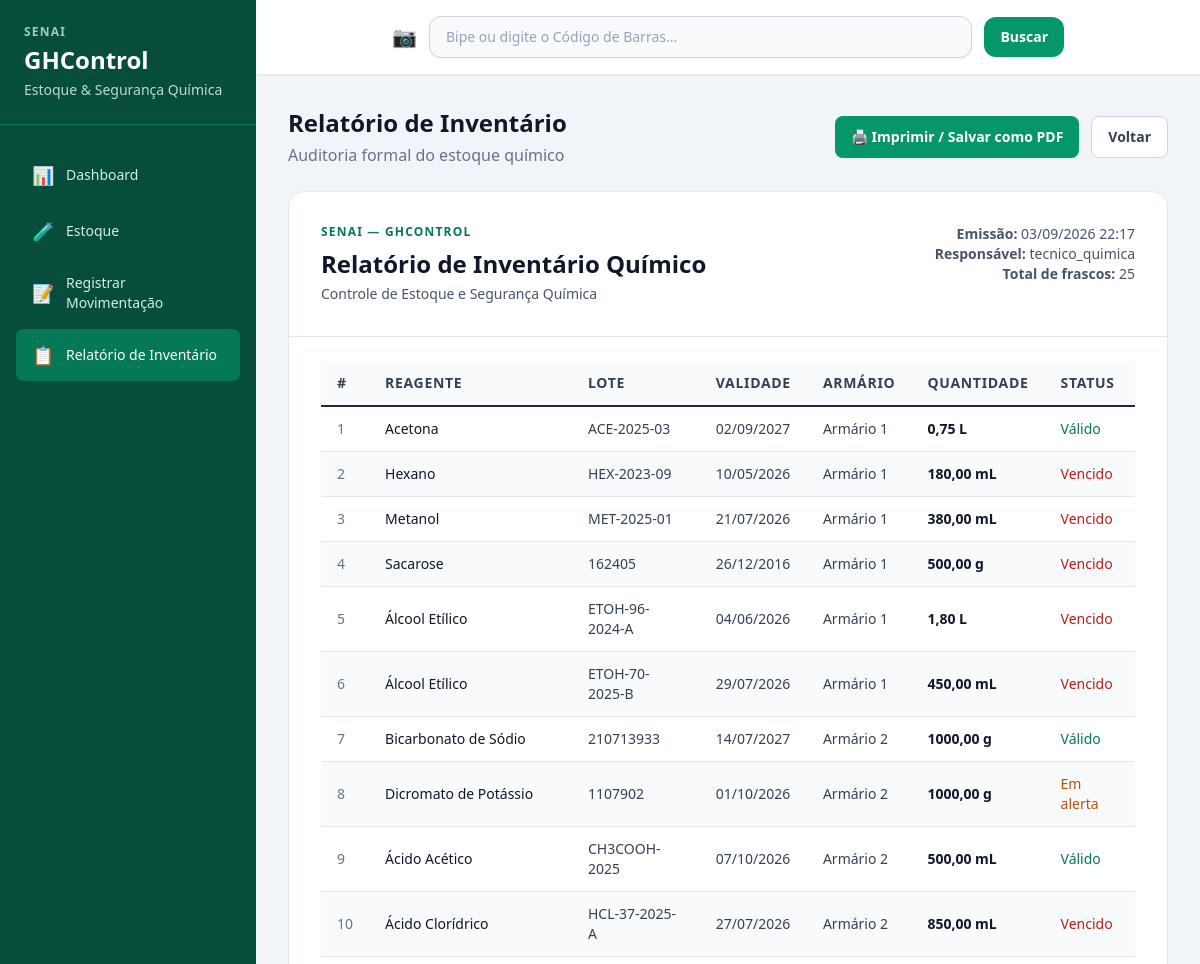
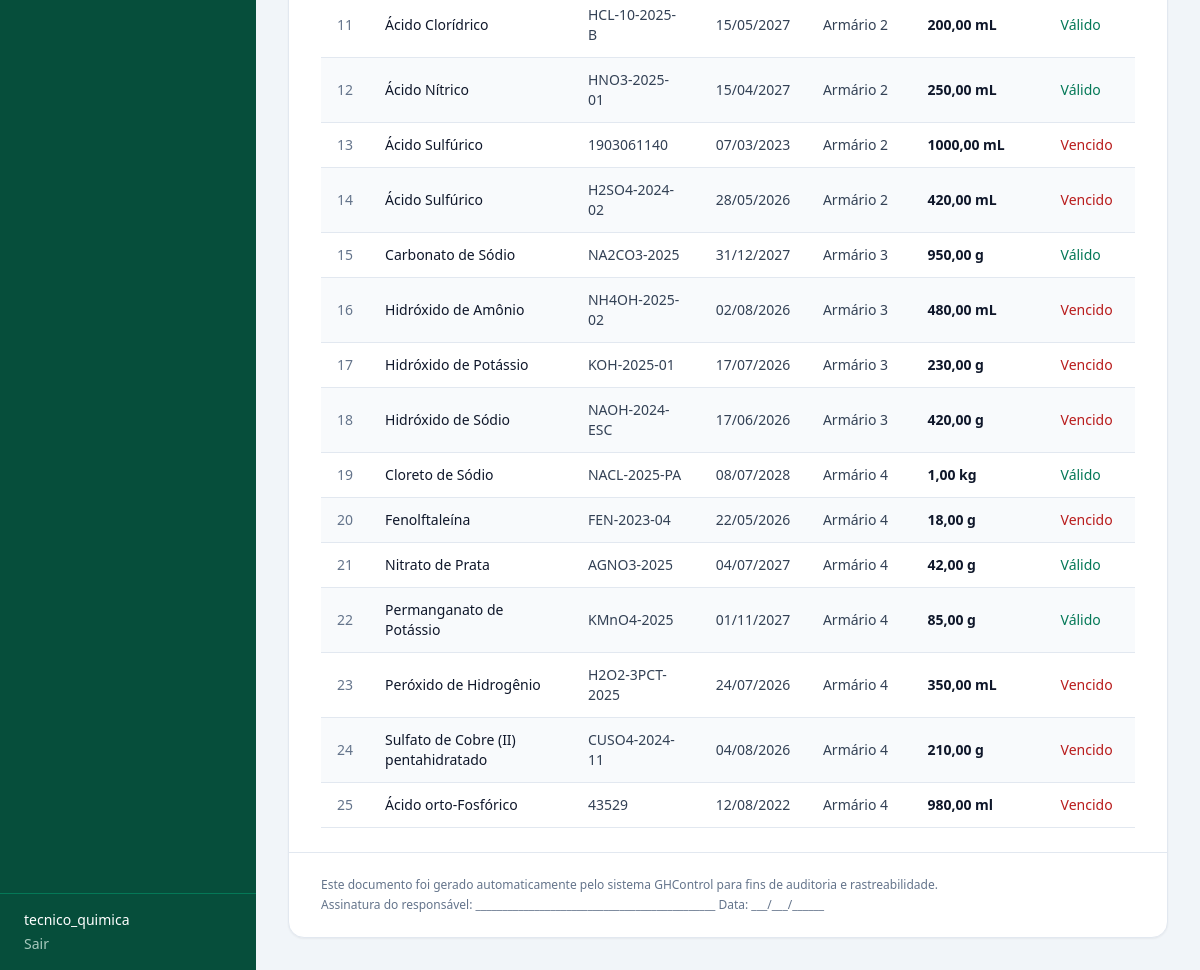
Screenshot of /estoque/relatorio/ (signed in) with the database file from the repository (2 pictures, top to bottom).
### estoque/models.py (models this page shows, shortened)
class ItemEstoque(models.Model):
    reagente = models.ForeignKey(
        Reagente,
        on_delete=models.PROTECT,
        related_name='itens_estoque',
        verbose_name='Reagente',
        help_text='Reagente do catálogo ao qual este frasco pertence.',
    )
    lote = models.CharField(
        max_length=100,
        verbose_name='Lote',
        help_text='Identificação do lote de fabricação.',
    )
    validade = models.DateField(
        verbose_name='Validade',
        help_text='Data de validade do frasco.',
    )
    quantidade = models.DecimalField(
        max_digits=10,
        decimal_places=2,
        verbose_name='Quantidade',
        help_text='Volume ou massa disponível no frasco.',
    )
    qtd_unidade = models.CharField(
        max_length=20,
        verbose_name='Unidade da quantidade',
        help_text='Unidade de medida da quantidade (ex.: ml, g, L).',
    )
    concentracao = models.DecimalField(
        max_digits=10,
        decimal_places=4,
        verbose_name='Concentração',
        help_text='Concentração deste frasco específico.',
    )
    conc_unidade = models.CharField(
        max_length=20,
        verbose_name='Unidade da concentração',
        help_text='Unidade da concentração (ex.: %, M, N).',
    )
    fornecedor = models.CharField(
        max_length=200,
        verbose_name='Fornecedor',
        help_text='Nome do fornecedor do frasco.',
    )
    codigo_barras = models.CharField(
        max_length=100,
        blank=True,
        verbose_name='Código de barras',
        help_text='Código de barras do frasco, se houver.',
    )
    armario = models.ForeignKey(
        Armario,
        on_delete=models.PROTECT,
        related_name='itens_estoque',
        verbose_name='Armário',
        help_text='Localização física (prateleira/armário) do frasco.',
    )
    class Meta:
        verbose_name = 'Item de estoque'
        verbose_name_plural = 'Itens de estoque'
        ordering = ['reagente__nome', 'validade']

class Reagente(models.Model):
    nome = models.CharField(
        max_length=200,
        verbose_name='Nome',
        help_text='Nome do reagente químico.',
    )
    cas = models.CharField(
        max_length=50,
        verbose_name='CAS',
        help_text='Número CAS (Chemical Abstracts Service) da substância.',
    )
    classificacoes_ghs = models.ManyToManyField(
        GHS,
        related_name='reagentes',
        verbose_name='Classificações GHS',
        blank=True,
        help_text='Pictogramas GHS aplicáveis ao reagente (pode haver mais de um).',
    )
    fds_url = models.URLField(
        'Link da FDS/FISPQ',
        blank=True,
        null=True,
        help_text='URL do PDF da Ficha de Dados de Segurança (FDS/FISPQ) do fabricante.',
    )
    class Meta:
        verbose_name = 'Reagente'
        verbose_name_plural = 'Reagentes'
        ordering = ['nome']

class Armario(models.Model):
    posicao = models.IntegerField(
        verbose_name='Posição',
        unique=True,
        help_text='Número ou identificação da prateleira ou armário.',
    )
    class Meta:
        verbose_name = 'Armário'
        verbose_name_plural = 'Armários'
        ordering = ['posicao']

### estoque/views.py (the view)
# urls.py: path('estoque/relatorio/', views.relatorio_inventario, name='relatorio_inventario'),
@login_required
def relatorio_inventario(request):
    hoje = timezone.localdate()
    limite_alerta = hoje + timedelta(days=30)
    itens = (
        ItemEstoque.objects.select_related('reagente', 'armario')
        .order_by('armario__posicao', 'reagente__nome', 'validade')
    )
    itens_auditoria = []
    for item in itens:
        if item.validade < hoje:
            status = 'Vencido'
            status_cor = 'red'
        elif item.validade <= limite_alerta:
            status = 'Em alerta'
            status_cor = 'amber'
        else:
            status = 'Válido'
            status_cor = 'emerald'
        itens_auditoria.append({
            'item': item,
            'status': status,
            'status_cor': status_cor,
        })
    return render(
        request,
        'estoque/relatorio_inventario.html',
        {
            'itens_auditoria': itens_auditoria,
            'data_emissao': timezone.localtime(),
            'total_itens': len(itens_auditoria),
        },
    )

### estoque/templates/estoque/relatorio_inventario.html (shortened to what this page needs)
{% extends 'estoque/base.html' %}
{% block content %}
<div class="mb-6 flex flex-col gap-4 sm:flex-row sm:items-center sm:justify-between print:hidden">
    <div>
        <h2 class="text-2xl font-bold text-slate-900">Relatório de Inventário</h2>
        <p class="mt-1 text-slate-500">Auditoria formal do estoque químico</p>
    </div>
    <div class="flex gap-3">
        <button type="button"
                onclick="window.print()"
                class="inline-flex items-center gap-2 rounded-lg bg-brand-600 px-4 py-2.5 text-sm font-semibold text-white shadow-sm transition hover:bg-brand-700">
            🖨️ Imprimir / Salvar como PDF
        </button>
        <a href="{% url 'estoque:dashboard' %}"
           class="inline-flex items-center rounded-lg border border-slate-300 bg-white px-4 py-2.5 text-sm font-semibold text-slate-700 transition hover:bg-slate-50">
            Voltar
        </a>
    </div>
</div>
<div class="relatorio-container overflow-hidden rounded-2xl border border-slate-200 bg-white shadow-sm">
    <div class="border-b border-slate-200 px-8 py-8">
        <div class="flex flex-col justify-between gap-4 sm:flex-row sm:items-start">
            <div>
                <p class="text-xs font-bold uppercase tracking-widest text-brand-700">SENAI — GHControl</p>
                <h1 class="mt-2 text-2xl font-bold text-slate-900">Relatório de Inventário Químico</h1>
                <p class="mt-1 text-sm text-slate-600">Controle de Estoque e Segurança Química</p>
            </div>
            <div class="text-sm text-slate-600 sm:text-right">
                <p><strong>Emissão:</strong> {{ data_emissao|date:"d/m/Y H:i" }}</p>
                <p><strong>Responsável:</strong> {{ user.get_username }}</p>
                <p><strong>Total de frascos:</strong> {{ total_itens }}</p>
            </div>
        </div>
    </div>
    <div class="overflow-x-auto px-8 py-6">
        <table class="min-w-full border-collapse text-sm">
            <thead>
                <tr class="border-b-2 border-slate-800 bg-slate-50">
                    <th class="px-4 py-3 text-left font-bold uppercase tracking-wider text-slate-700">#</th>
                    <th class="px-4 py-3 text-left font-bold uppercase tracking-wider text-slate-700">Reagente</th>
                    <th class="px-4 py-3 text-left font-bold uppercase tracking-wider text-slate-700">Lote</th>
                    <th class="px-4 py-3 text-left font-bold uppercase tracking-wider text-slate-700">Validade</th>
                    <th class="px-4 py-3 text-left font-bold uppercase tracking-wider text-slate-700">Armário</th>
                    <th class="px-4 py-3 text-left font-bold uppercase tracking-wider text-slate-700">Quantidade</th>
                    <th class="px-4 py-3 text-left font-bold uppercase tracking-wider text-slate-700">Status</th>
                </tr>
            </thead>
            <tbody>
                {% for registro in itens_auditoria %}
                {% with item=registro.item %}
                <tr class="border-b border-slate-200 {% cycle 'bg-white' 'bg-slate-50' %}">
                    <td class="px-4 py-3 text-slate-500">{{ forloop.counter }}</td>
                    <td class="px-4 py-3 font-medium text-slate-900">{{ item.reagente.nome }}</td>
                    <td class="px-4 py-3 text-slate-700">{{ item.lote }}</td>
                    <td class="px-4 py-3 text-slate-700">{{ item.validade|date:"d/m/Y" }}</td>
                    <td class="px-4 py-3 text-slate-700">Armário {{ item.armario.posicao }}</td>
                    <td class="px-4 py-3 font-semibold text-slate-900">{{ item.quantidade }} {{ item.qtd_unidade }}</td>
                    <td class="px-4 py-3">
                        {% if registro.status_cor == 'red' %}
                        <span class="font-medium text-red-700">{{ registro.status }}</span>
                        {% elif registro.status_cor == 'amber' %}
                        <span class="font-medium text-amber-700">{{ registro.status }}</span>
                        {% else %}
                        <span class="font-medium text-emerald-700">{{ registro.status }}</span>
                        {% endif %}
                    </td>
                </tr>
                {% endwith %}
                {% empty %}
                <tr>
                    <td colspan="7" class="px-4 py-10 text-center text-slate-400">
                        Nenhum item registrado no estoque.
                    </td>
                </tr>
                {% endfor %}
            </tbody>
        </table>
    </div>
    <div class="border-t border-slate-200 px-8 py-6 text-xs text-slate-500">
        <p>Este documento foi gerado automaticamente pelo sistema GHControl para fins de auditoria e rastreabilidade.</p>
        <p class="mt-1">Assinatura do responsável: _____________________________________________ Data: ___/___/______</p>
    </div>
</div>
{% endblock %}

### estoque/templates/estoque/base.html (shortened to what this page needs)
{% load static %}
<!DOCTYPE html>
<html lang="pt-BR">
<head>
    <script src="https://cdn.tailwindcss.com"></script>
</head>
<body class="min-h-screen bg-slate-100 text-slate-800 antialiased">
    <div class="flex min-h-screen">
        <aside class="hidden w-64 flex-shrink-0 bg-brand-900 text-white md:flex md:flex-col print:hidden">
            <div class="border-b border-brand-700 px-6 py-6">
                <p class="text-xs font-semibold uppercase tracking-widest text-brand-50/70">SENAI</p>
                <h1 class="mt-1 text-2xl font-bold">GHControl</h1>
                <p class="mt-1 text-sm text-brand-50/80">Estoque &amp; Segurança Química</p>
            </div>
            <nav class="flex-1 space-y-1 px-4 py-6">
                <a href="{% url 'estoque:dashboard' %}"
                   class="flex items-center gap-3 rounded-lg px-4 py-3 text-sm font-medium transition
                          {% if request.resolver_match.url_name == 'dashboard' %}bg-brand-700 text-white{% else %}text-brand-50/90 hover:bg-brand-700/60{% endif %}">
                    <span class="text-lg">📊</span> Dashboard
                </a>
                <a href="{% url 'estoque:lista_estoque' %}"
                   class="flex items-center gap-3 rounded-lg px-4 py-3 text-sm font-medium transition
                          {% if request.resolver_match.url_name == 'lista_estoque' %}bg-brand-700 text-white{% else %}text-brand-50/90 hover:bg-brand-700/60{% endif %}">
                    <span class="text-lg">🧪</span> Estoque
                </a>
                <a href="{% url 'estoque:registrar_movimentacao' %}"
                   class="flex items-center gap-3 rounded-lg px-4 py-3 text-sm font-medium transition
                          {% if request.resolver_match.url_name == 'registrar_movimentacao' %}bg-brand-700 text-white{% else %}text-brand-50/90 hover:bg-brand-700/60{% endif %}">
                    <span class="text-lg">📝</span> Registrar Movimentação
                </a>
                <a href="{% url 'estoque:relatorio_inventario' %}"
                   class="flex items-center gap-3 rounded-lg px-4 py-3 text-sm font-medium transition
                          {% if request.resolver_match.url_name == 'relatorio_inventario' %}bg-brand-700 text-white{% else %}text-brand-50/90 hover:bg-brand-700/60{% endif %}">
                    <span class="text-lg">📋</span> Relatório de Inventário
                </a>
            </nav>
            {% if user.is_authenticated %}
            <div class="border-t border-brand-700 px-6 py-4 text-sm text-brand-50/80">
                <p class="font-medium text-white">{{ user.get_username }}</p>
                <form method="post" action="{% url 'estoque:logout' %}" class="mt-1">
                    <button type="submit" class="text-brand-50/70 hover:text-white">Sair</button>
                </form>
            </div>
            {% endif %}
        </aside>
        <div class="flex flex-1 flex-col">
            <header class="hidden border-b border-slate-200 bg-white px-8 py-4 shadow-sm md:block print:hidden">
                <form action="{% url 'estoque:busca_codigo_barras' %}" method="get" class="mx-auto flex max-w-2xl items-center gap-3">
                    <span class="text-xl text-slate-400" aria-hidden="true">📷</span>
                    <input type="text"
                           name="codigo"
                           placeholder="Bipe ou digite o Código de Barras..."
                           autocomplete="off"
                           class="w-full rounded-xl border border-slate-300 bg-slate-50 px-4 py-2.5 text-sm text-slate-800 shadow-sm placeholder:text-slate-400 focus:border-brand-500 focus:bg-white focus:outline-none focus:ring-2 focus:ring-brand-200">
                    <button type="submit"
                            class="rounded-xl bg-brand-600 px-4 py-2.5 text-sm font-semibold text-white shadow-sm transition hover:bg-brand-700">
                        Buscar
                    </button>
                </form>
            </header>
            <main class="flex-1 px-4 py-6 md:px-8 md:py-8">
                {% block content %}{% endblock %}
            </main>
        </div>
    </div>
</body>
</html>

### rows the page displays
ItemEstoque: item.reagente.nome "Acetona", item.lote "ACE-2025-03", item.validade "02/09/2027", item.armario.posicao "1", item.quantidade "0,75", item.qtd_unidade "L", status "Válido"
ItemEstoque: item.reagente.nome "Hexano", item.lote "HEX-2023-09", item.validade "10/05/2026", item.armario.posicao "1", item.quantidade "180,00", item.qtd_unidade "mL", status "Vencido"
ItemEstoque: item.reagente.nome "Metanol", item.lote "MET-2025-01", item.validade "21/07/2026", item.armario.posicao "1", item.quantidade "380,00", item.qtd_unidade "mL", status "Vencido"
ItemEstoque: item.reagente.nome "Sacarose", item.lote "162405", item.validade "26/12/2016", item.armario.posicao "1", item.quantidade "500,00", item.qtd_unidade "g", status "Vencido"
ItemEstoque: item.reagente.nome "Álcool Etílico", item.lote "ETOH-96-2024-A", item.validade "04/06/2026", item.armario.posicao "1", item.quantidade "1,80", item.qtd_unidade "L", status "Vencido"
ItemEstoque: item.reagente.nome "Álcool Etílico", item.lote "ETOH-70-2025-B", item.validade "29/07/2026", item.armario.posicao "1", item.quantidade "450,00", item.qtd_unidade "mL", status "Vencido"
ItemEstoque: item.reagente.nome "Bicarbonato de Sódio", item.lote "210713933", item.validade "14/07/2027", item.armario.posicao "2", item.quantidade "1000,00", item.qtd_unidade "g", status "Válido"
ItemEstoque: item.reagente.nome "Dicromato de Potássio", item.lote "1107902", item.validade "01/10/2026", item.armario.posicao "2", item.quantidade "1000,00", item.qtd_unidade "g", status "Em alerta"
ItemEstoque: item.reagente.nome "Ácido Acético", item.lote "CH3COOH-2025", item.validade "07/10/2026", item.armario.posicao "2", item.quantidade "500,00", item.qtd_unidade "mL", status "Válido"
ItemEstoque: item.reagente.nome "Ácido Clorídrico", item.lote "HCL-37-2025-A", item.validade "27/07/2026", item.armario.posicao "2", item.quantidade "850,00", item.qtd_unidade "mL", status "Vencido"
ItemEstoque: item.reagente.nome "Ácido Clorídrico", item.lote "HCL-10-2025-B", item.validade "15/05/2027", item.armario.posicao "2", item.quantidade "200,00", item.qtd_unidade "mL", status "Válido"
ItemEstoque: item.reagente.nome "Ácido Nítrico", item.lote "HNO3-2025-01", item.validade "15/04/2027", item.armario.posicao "2", item.quantidade "250,00", item.qtd_unidade "mL", status "Válido"
ItemEstoque: item.reagente.nome "Ácido Sulfúrico", item.lote "1903061140", item.validade "07/03/2023", item.armario.posicao "2", item.quantidade "1000,00", item.qtd_unidade "mL", status "Vencido"
ItemEstoque: item.reagente.nome "Ácido Sulfúrico", item.lote "H2SO4-2024-02", item.validade "28/05/2026", item.armario.posicao "2", item.quantidade "420,00", item.qtd_unidade "mL", status "Vencido"
ItemEstoque: item.reagente.nome "Carbonato de Sódio", item.lote "NA2CO3-2025", item.validade "31/12/2027", item.armario.posicao "3", item.quantidade "950,00", item.qtd_unidade "g", status "Válido"
ItemEstoque: item.reagente.nome "Hidróxido de Amônio", item.lote "NH4OH-2025-02", item.validade "02/08/2026", item.armario.posicao "3", item.quantidade "480,00", item.qtd_unidade "mL", status "Vencido"
ItemEstoque: item.reagente.nome "Hidróxido de Potássio", item.lote "KOH-2025-01", item.validade "17/07/2026", item.armario.posicao "3", item.quantidade "230,00", item.qtd_unidade "g", status "Vencido"
ItemEstoque: item.reagente.nome "Hidróxido de Sódio", item.lote "NAOH-2024-ESC", item.validade "17/06/2026", item.armario.posicao "3", item.quantidade "420,00", item.qtd_unidade "g", status "Vencido"
ItemEstoque: item.reagente.nome "Cloreto de Sódio", item.lote "NACL-2025-PA", item.validade "08/07/2028", item.armario.posicao "4", item.quantidade "1,00", item.qtd_unidade "kg", status "Válido"
ItemEstoque: item.reagente.nome "Fenolftaleína", item.lote "FEN-2023-04", item.validade "22/05/2026", item.armario.posicao "4", item.quantidade "18,00", item.qtd_unidade "g", status "Vencido"
ItemEstoque: item.reagente.nome "Nitrato de Prata", item.lote "AGNO3-2025", item.validade "04/07/2027", item.armario.posicao "4", item.quantidade "42,00", item.qtd_unidade "g", status "Válido"
ItemEstoque: item.reagente.nome "Permanganato de Potássio", item.lote "KMnO4-2025", item.validade "01/11/2027", item.armario.posicao "4", item.quantidade "85,00", item.qtd_unidade "g", status "Válido"
ItemEstoque: item.reagente.nome "Peróxido de Hidrogênio", item.lote "H2O2-3PCT-2025", item.validade "24/07/2026", item.armario.posicao "4", item.quantidade "350,00", item.qtd_unidade "mL", status "Vencido"
ItemEstoque: item.reagente.nome "Sulfato de Cobre (II) pentahidratado", item.lote "CUSO4-2024-11", item.validade "04/08/2026", item.armario.posicao "4", item.quantidade "210,00", item.qtd_unidade "g", status "Vencido"
ItemEstoque: item.reagente.nome "Ácido orto-Fosfórico", item.lote "43529", item.validade "12/08/2022", item.armario.posicao "4", item.quantidade "980,00", item.qtd_unidade "ml", status "Vencido"

### other values shown
{{ user.get_username }} "tecnico_quimica"
{{ data_emissao|date:"d/m/Y H:i" }} "03/09/2026 22:17"
{{ total_itens }} "25"
